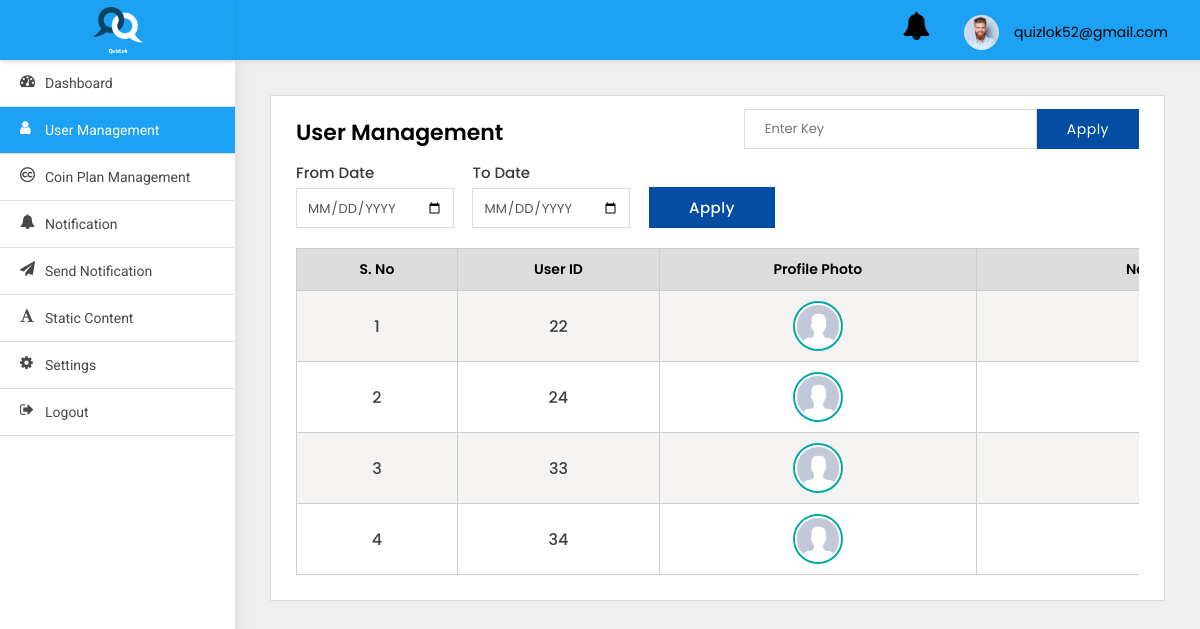
Page /adminpanel/users-list/ (signed in) on the earlier database version.
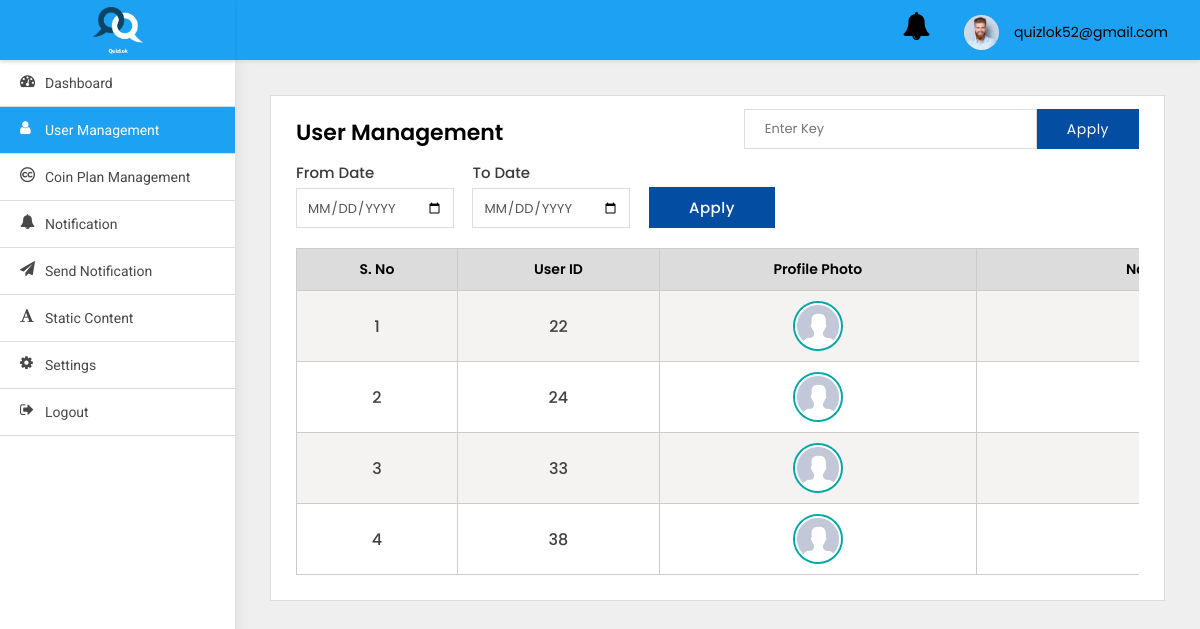
Same page on the later database version.
### src/models.py (models this page shows)
class AppUser(models.Model):
    username = models.CharField(default='first name', max_length=100)
    country_code = models.CharField(default='+91', max_length=10)
    phone_number = models.CharField(default='', max_length=13)
    password = models.CharField(default='123456', max_length=100)
    profile_pic = models.ImageField(default='default_profile.png', null=True, blank=True)
    device_token = models.CharField(default='', max_length=2000)
    created_at = models.DateTimeField(auto_now_add=True)

### adminpanel/views.py (the view)
# urls.py: path('users-list/', UsersList.as_view(), name='users-list'),
class UsersList(LoginRequiredMixin, ListView):
    paginate_by = 5
    model = User
    template_name = 'user-management.html'
    login_url = 'adminpanel:login'
    def get(self, request, *args, **kwargs):
        qs = self.request.GET.get('qs')
        if qs:
            search = AppUser.objects.filter(Q(username__icontains=qs) |
                                            Q(id__icontains=qs) |
                                            Q(phone_number__icontains=qs))
            search_count = len(search)
            context = {
                'search': search,
            }
            if search:
                messages.info(self.request, str(
                    search_count) + ' matches found')
                return render(self.request, 'user-management.html', context)
            else:
                messages.info(self.request, 'No results found')
                return render(self.request, 'user-management.html', context)
        else:
            users = AppUser.objects.all()
            myfilter = UserFilter(self.request.GET, queryset=users)
            users = myfilter.qs
            print(users.count())
            paginator = Paginator(users, self.paginate_by)
            page_number = self.request.GET.get('page')
            page_obj = paginator.get_page(page_number)
            context = {
                'object_list': users,
                'myfilter': myfilter,
                'pages': page_obj,
            }
            return render(self.request, "user-management.html", context)

### adminpanel/templates/user-management.html (shortened to what the changed rows need)
{% extends 'base.html' %}
{% block body %}
<div class="WrapperArea">
    <div class="WrapperBox">
        <div class="Small-Wrapper">
            {% if search %}
            <div class="TableList">
                <div class="dragscroll">
                    <table style="width: 150vw">
                        <thead>
                        <tr>
                            <th>S. No</th>
                            <th>User ID</th>
                            <th>Name of the user</th>
                            <th>Profile Photo</th>
                            <th>Phone Number</th>
                            <th>Action</th>
                        </tr>
                        </thead>
                        <tbody>
                        {% for object in search %}
                        <tr>
                            <td>{{forloop.counter}}</td>
                            <td>{{object.id}}</td>
                            <td>{{object.username}}</td>
                            {% if object.profile_pic %}
                            <td>
                                <figure><img src="{{object.profile_pic.url}}" alt="Profile pic"></figure>
                            </td>
                            {% else %}
                            <td>
                                <figure><img src="https://snapic-bucket.s3.amazonaws.com/static/default_profile.png"
                                             alt=""></figure>
                            </td>
                            {% endif %}
                            <td>{{object.phone_number}}</td>
                            <td>
                                <a class="Blue" href="{% url 'adminpanel:user-detail' object.id %}">
                                    <i class="fa fa-eye"></i>
                                </a>
                                <button class="Red deleteButton" value="{{object.id}}" data-toggle="modal"
                                        data-target="#DeleteModal" style="border:none;box-shadow:none;
                                                                                background:transparent;outline:0;">
                                    <i class="fa fa-trash"></i>
                                </button>
                                {% if object.is_blocked %}
                                <button class="Red cross" data-target="#UnBlock" data-toggle="modal"
                                        value="{{object.id}}"
                                        style="border:none;box-shadow:none;background:transparent;outline:0;margin-left:10px;">
                                    <i class="fa fa-ban"></i>
                                </button>
                                {% else %}
                                <button class="Green tick" data-target="#Block" data-toggle="modal"
                                        value="{{object.id}}"
                                        style="border:none;box-shadow:none;background:transparent;outline:0;margin-left:10px;">
                                    <i class="fa fa-check"></i>
                                </button>
                                {% endif %}
                            </td>
                        </tr>
                        {% endfor %}
                        </tbody>
                    </table>
                </div>
            </div>
            {% elif pages %}
            <div class="TableList">
                <div class="dragscroll">
                    <table style="width: 150vw">
                        <thead>
                        <tr>
                            <th>S. No</th>
                            <th>User ID</th>
                            <th>Profile Photo</th>
                            <th>Name of the user</th>
                        </tr>
                        </thead>
                        <tbody>
                        {% for object in pages %}
                        <tr>
                            <td>{{forloop.counter}}</td>
                            <td>{{object.id}}</td>
                            {% if object.profile_pic %}
                            <td>
                                <center>
                                    <figure><img src="{{object.profile_pic.url}}" alt="Profile pic"></figure>
                                </center>
                            </td>
                            {% endif %}
                            <td>{{object.username}}</td>
                        </tr>
                        {% endfor %}
                        </tbody>
                    </table>
                </div>
            </div>
            {% endif %}
        </div>
    </div>
</div>
{% endblock body %}

Differences in the rows shown:
removed AppUser: id "34", profile_pic (placeholder picture)
added AppUser: id "38", profile_pic (placeholder picture)
